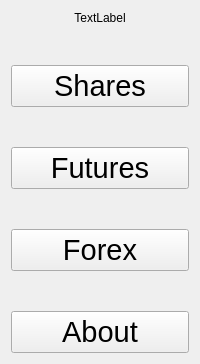
     <widget class="QWidget" name="page">
      <layout class="QVBoxLayout" name="verticalLayout_16">
       <property name="spacing">
        <number>40</number>
       </property>
       <item>
        <layout class="QVBoxLayout" name="verticalLayout">
         <property name="sizeConstraint">
          <enum>QLayout::SetDefaultConstraint</enum>
         </property>
         <item>
          <widget class="QLabel" name="label_3">
           <property name="sizePolicy">
            <sizepolicy hsizetype="Expanding" vsizetype="Expanding">
             <horstretch>0</horstretch>
             <verstretch>0</verstretch>
            </sizepolicy>
           </property>
           <property name="text">
            <string>TextLabel</string>
           </property>
           <property name="alignment">
            <set>Qt::AlignHCenter|Qt::AlignTop</set>
           </property>
          </widget>
         </item>
         <item>
          <widget class="QPushButton" name="pushButton">
           <property name="sizePolicy">
            <sizepolicy hsizetype="Minimum" vsizetype="Fixed">
             <horstretch>0</horstretch>
             <verstretch>0</verstretch>
            </sizepolicy>
           </property>
           <property name="minimumSize">
            <size>
             <width>0</width>
             <height>30</height>
            </size>
           </property>
           <property name="sizeIncrement">
            <size>
             <width>0</width>
             <height>0</height>
            </size>
           </property>
           <property name="baseSize">
            <size>
             <width>0</width>
             <height>2</height>
            </size>
           </property>
           <property name="font">
            <font>
             <pointsize>22</pointsize>
            </font>
           </property>
           <property name="text">
            <string>Shares</string>
           </property>
          </widget>
         </item>
         <item>
          <widget class="QPushButton" name="pushButton_2">
           <property name="font">
            <font>
             <pointsize>22</pointsize>
            </font>
           </property>
           <property name="text">
            <string>Futures</string>
           </property>
          </widget>
         </item>
         <item>
          <widget class="QPushButton" name="pushButton_3">
           <property name="sizePolicy">
            <sizepolicy hsizetype="Minimum" vsizetype="Fixed">
             <horstretch>0</horstretch>
             <verstretch>0</verstretch>
            </sizepolicy>
           </property>
           <property name="font">
            <font>
             <pointsize>22</pointsize>
            </font>
           </property>
           <property name="text">
            <string>Forex</string>
           </property>
           <property name="autoDefault">
            <bool>true</bool>
           </property>
           <property name="default">
            <bool>false</bool>
           </property>
           <property name="flat">
            <bool>false</bool>
           </property>
          </widget>
         </item>
         <item>
          <widget class="QPushButton" name="pushButton_4">
           <property name="font">
            <font>
             <pointsize>22</pointsize>
            </font>
           </property>
           <property name="text">
            <string>About</string>
           </property>
          </widget>
         </item>
        </layout>
       </item>
      </layout>
     </widget>
